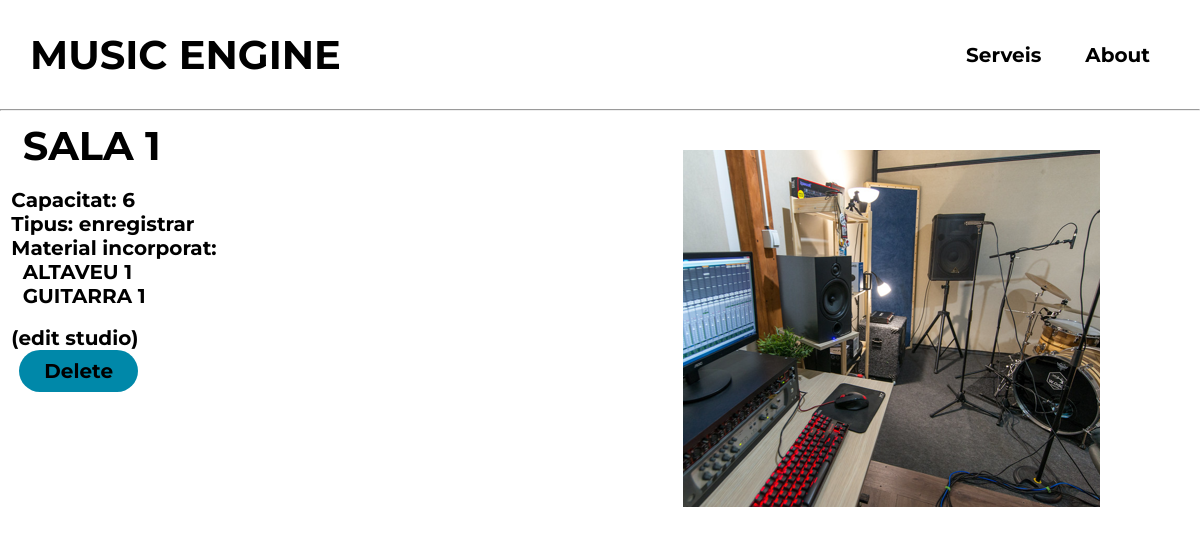
The app's page /studio/SALA 1/, older data.
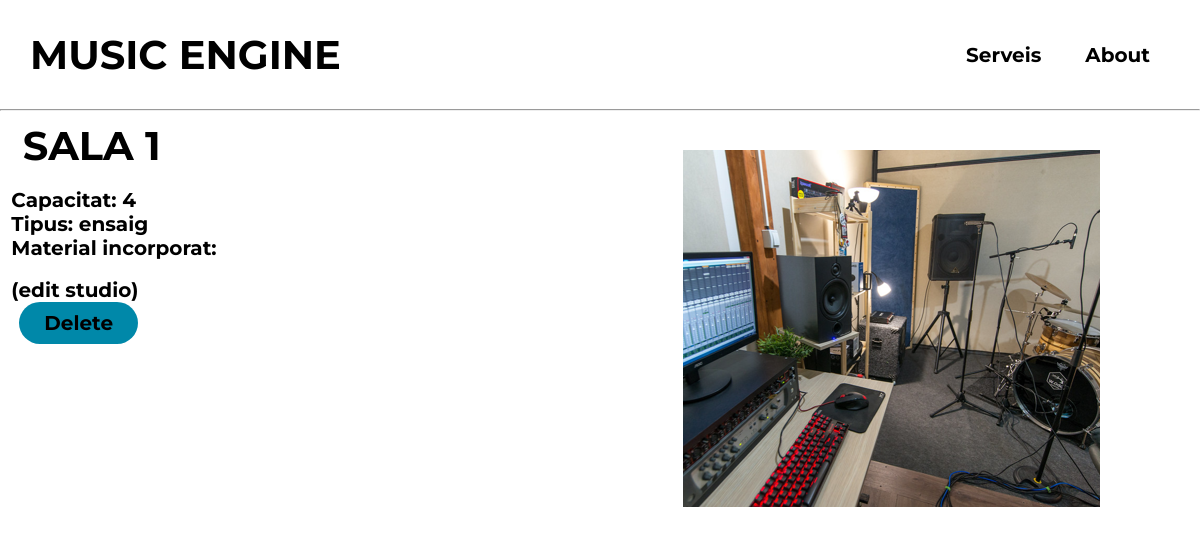
The same page, newer data.
### music_engine/models.py (models this page shows, shortened)
class MusicalStudio(models.Model):
    name = models.CharField(max_length=100, primary_key=True)
    capacity = models.IntegerField()
    TYPE_CHOICES = (
        ('ensaig', 'ENSAIG'),
        ('enregistrar', 'ENREGISTRAR')
    )
    type = models.CharField(choices=TYPE_CHOICES, max_length=100)
    incorporated_material = models.ManyToManyField(MusicalMaterial, blank=True)

class MusicalMaterial(models.Model):
    name = models.CharField(max_length=100, primary_key=True)
    TYPE_CHOICES = (('altaveu', 'ALTAVEU'),
                    ('micròfon', 'MICRÒFON'),
                    ('percussió', 'PERCUSSIÓ'),
                    ('corda', 'CORDA'),
                    ('vent', 'VENT'),
                    ('amplificador', 'AMPLIFICADOR'))
    type = models.CharField(choices=TYPE_CHOICES, max_length=100)
    def __str__(self):
        return self.name

### music_engine/views.py (the view)
# urls.py: path('studio/<str:pk>/', studio_detail, name='studio_detail'),
def studio_detail(request, pk):
    studio = get_object_or_404(MusicalStudio, pk=pk)
    return render(request, 'studio_detail.html', {'studio': studio})

### templates/studio_detail.html (shortened to what this page needs)
{% include 'navbar.html' %}
{% load static %}
{% block content %}
<img src="{% static 'images/sala1.png' %}" style="position: absolute; top: 150px; right: 100px;">
<h1>&nbsp {{ studio.name }}</h1>
<p>&nbsp Capacitat: {{ studio.capacity }}</p>
<p>&nbsp Tipus: {{ studio.type }}</p>
<p>&nbsp Material incorporat:</p>
<ul>
{% for material in studio.incorporated_material.all %}
    <li>&nbsp &nbsp {{ material }}</li>
{% endfor %}
</ul>
    <p>&nbsp (<a class="edit-button" href="{% url 'studio_edit' studio.name %}">edit studio</a>)</p>
    <a class="cta" href="{% url 'studio_delete' studio.name %}">
        &nbsp <button class="button-delete">Delete</button>
    </a>
{% endblock %}

Row changes from the older to the newer data that the page shows:
no longer on this page (row unchanged): MusicalMaterial: name "ALTAVEU 1"
no longer on this page (row unchanged): MusicalMaterial: name "GUITARRA 1"
changed MusicalStudio "SALA 1": capacity "6" → "4"; type "enregistrar" → "ensaig"
